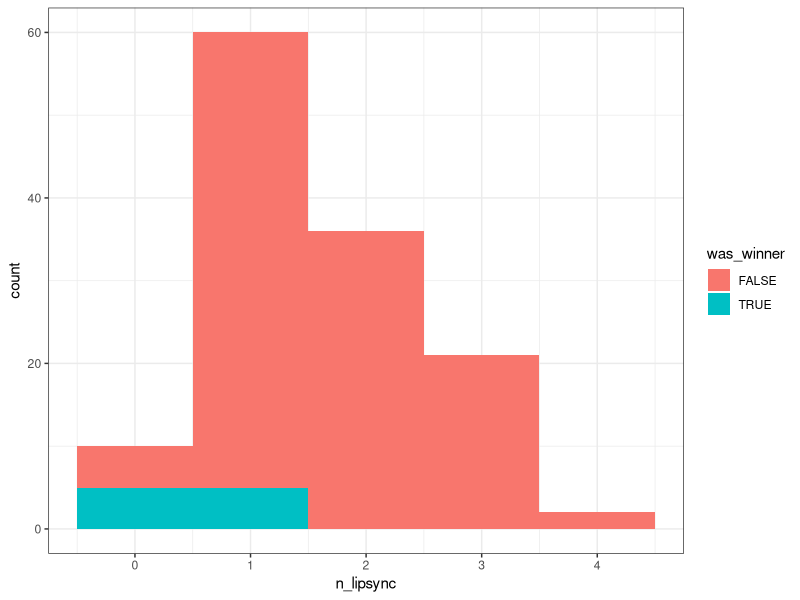
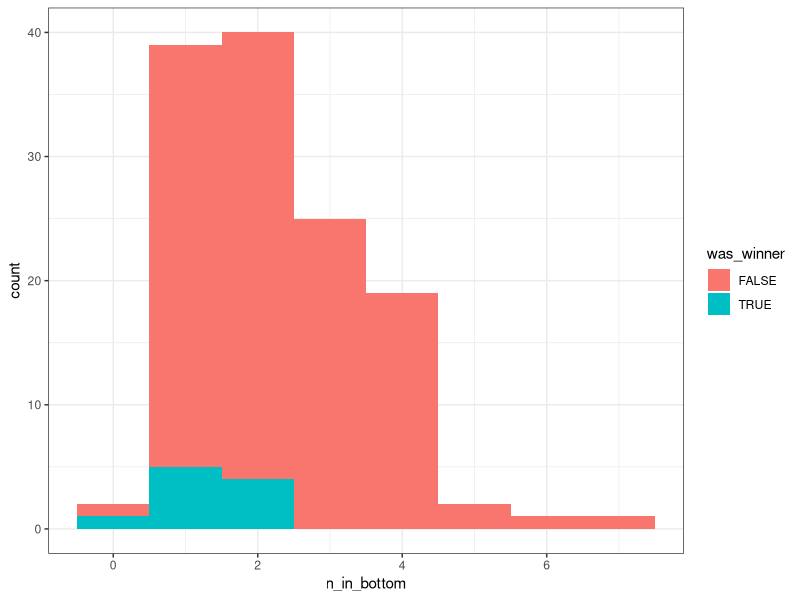
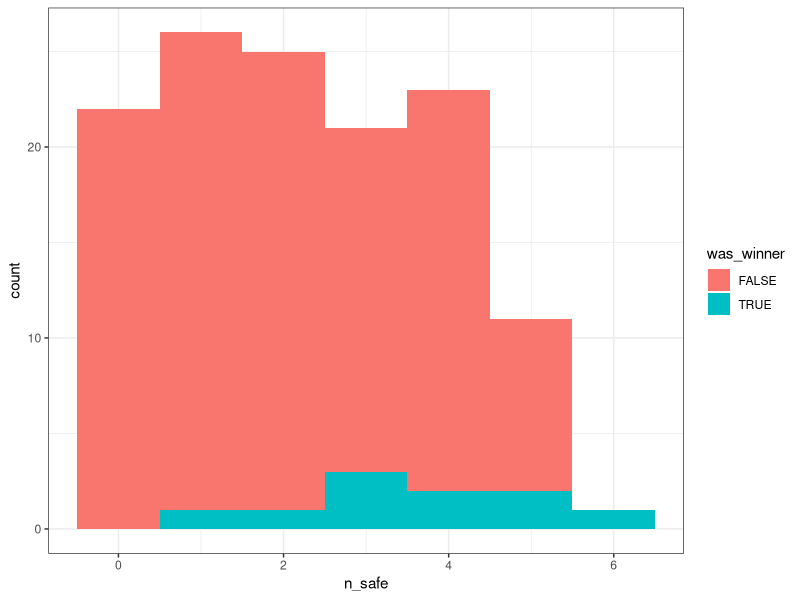
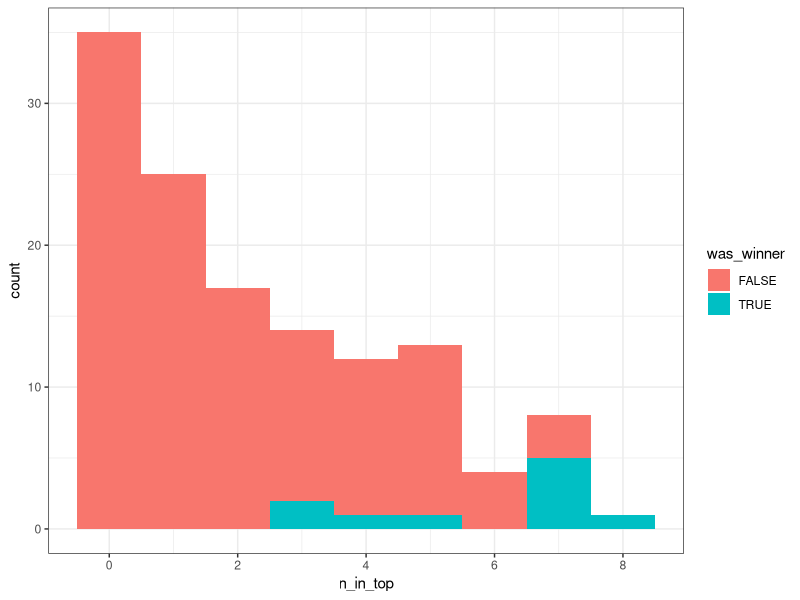
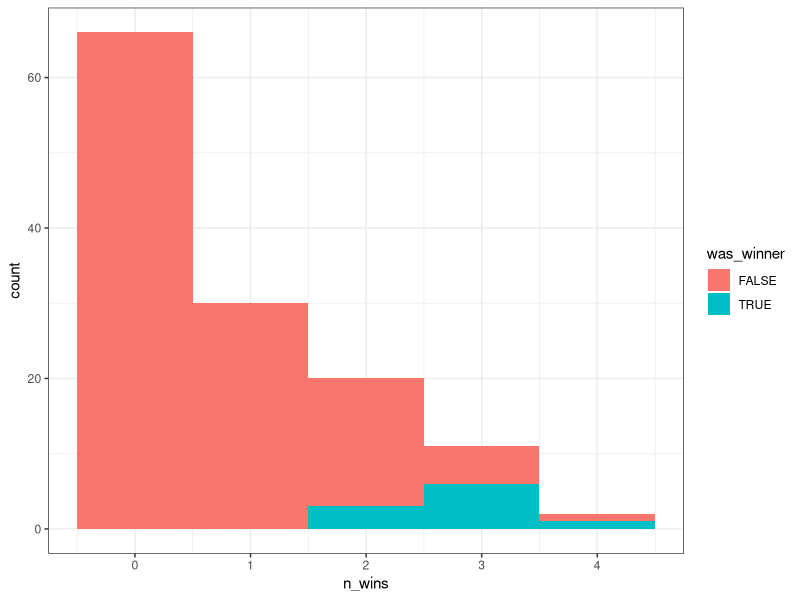
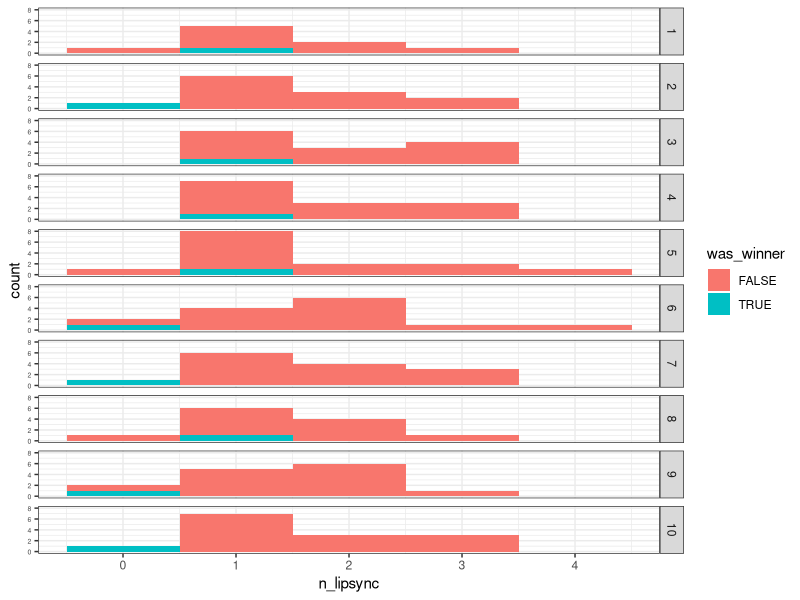
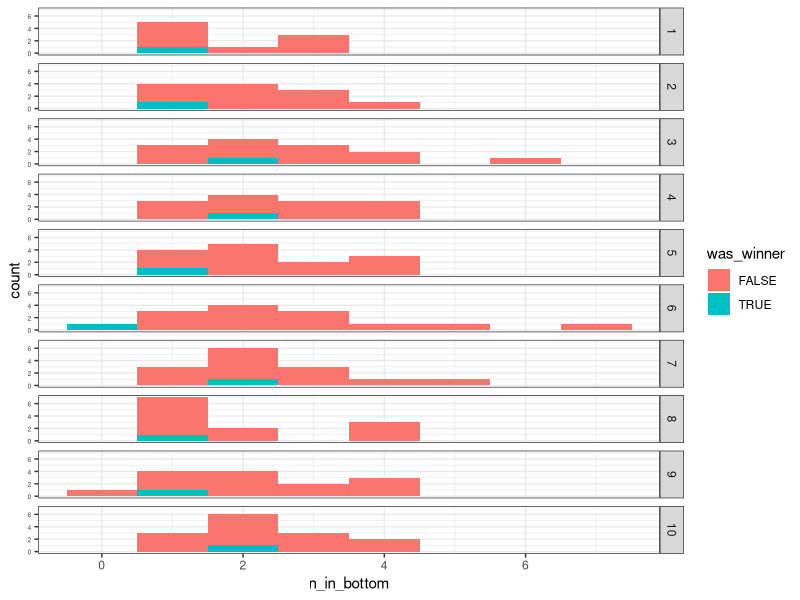
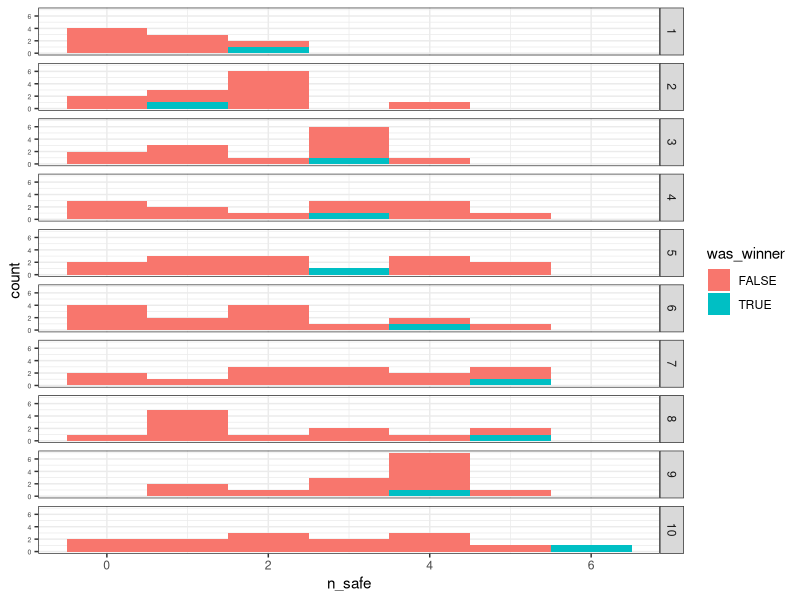

These charts were generated, in order, by the following R code: (Note: this script raises an error after producing the figures.)
## ---- chunk 1
# load libraries
library(here)
library(tidyverse)
library(forcats)
library(ggbeeswarm)

# load data
rpdr <- readr::read_delim(here("data/processed/rpdr_df.txt"), delim = "\t")
## ---- chunk 2
str(rpdr)
## ---- chunk 3
rpdr$season <- forcats::as_factor(as.character(rpdr$season))
## ---- chunk 4
summary(rpdr)
## ---- chunk 5
rpdr$contestant[(rpdr$n_in_top == 8)]
rpdr$contestant[(rpdr$n_in_bottom == 7)]
rpdr$contestant[(rpdr$mini_challenge_wins == 5)]
## ---- chunk 6
ggplot(rpdr, aes(x = n_lipsync, fill = was_winner)) +
  geom_histogram(binwidth = 1) +
  theme_bw()
## ---- chunk 7
ggplot(rpdr, aes(x = n_in_bottom, fill = was_winner)) +
  geom_histogram(binwidth = 1) +
  theme_bw()
## ---- chunk 8
ggplot(rpdr, aes(x = n_safe, fill = was_winner)) +
  geom_histogram(binwidth = 1) +
  theme_bw()
## ---- chunk 9
ggplot(rpdr, aes(x = n_in_top, fill = was_winner)) +
  geom_histogram(binwidth = 1) +
  theme_bw() +
  scale_x_continuous(breaks = c(0, 2, 4, 6, 8))
## ---- chunk 10
ggplot(rpdr, aes(x = n_wins, fill = was_winner)) +
  geom_histogram(binwidth = 1) +
  theme_bw()
## ---- chunk 11
ggplot(rpdr, aes(x = n_lipsync, fill = was_winner)) +
  geom_histogram(binwidth = 1) +
  facet_grid(season~.) +
  theme_bw() +
  theme(axis.text.y = element_text(size = 5))
## ---- chunk 12
ggplot(rpdr, aes(x = n_in_bottom, fill = was_winner)) +
  geom_histogram(binwidth = 1) +
  facet_grid(season~.) +
  theme_bw() +
  theme(axis.text.y = element_text(size = 5))
## ---- chunk 13
ggplot(rpdr, aes(x = n_safe, fill = was_winner)) +
  geom_histogram(binwidth = 1) +
  facet_grid(season~.) +
  theme_bw() +
  theme(axis.text.y = element_text(size = 5))
## ---- chunk 14
ggplot(rpdr, aes(x = n_in_top, fill = was_winner)) +
  geom_histogram(binwidth = 1) +
  facet_grid(season~.) +
  theme_bw() +
  theme(axis.text.y = element_text(size = 5)) + 
  scale_x_continuous(breaks = c(0, 2, 4, 6, 8))
## ---- chunk 15
ggplot(rpdr, aes(x = n_wins, fill = was_winner)) +
  geom_histogram(binwidth = 1) +
  facet_grid(season~.) +
  theme_bw() +
  theme(axis.text.y = element_text(size = 5)) + 
  scale_x_continuous(breaks = c(0, 2, 4, 6, 8))
## ---- chunk 16
rpdr %>% gather(key = "performance", value = "count", n_lipsync:n_wins) %>%
  filter(season == 1) %>%
  ggplot(aes(x = reorder(contestant, n_appearances), y = count, fill = fct_relevel(performance, "n_lipsync", "n_in_bottom", "n_safe", "n_in_top", "n_wins"))) +
  geom_col(alpha = 0.7) + 
  coord_flip() + 
  labs(y = "Count", fill  = "Performance", x = "Contestants", title = "Season 1") +
  theme_bw() + scale_y_continuous(breaks = c(0, 2, 4, 6, 8, 10, 12, 14, 16, 18), expand = c(0,0))
## ---- chunk 17
rpdr %>% gather(key = "performance", value = "count", n_lipsync:n_wins) %>%
  filter(season == 2) %>%
  ggplot(aes(x = reorder(contestant, n_appearances), y = count, fill = fct_relevel(performance, "n_lipsync", "n_in_bottom", "n_safe", "n_in_top", "n_wins"))) +
  geom_col(alpha = 0.7) + 
  coord_flip() + 
  labs(y = "Count", fill  = "Performance", x = "Contestants", title = "Season  2") +
  theme_bw() + scale_y_continuous(breaks = c(0, 2, 4, 6, 8, 10, 12, 14, 16, 18), expand = c(0,0))
## ---- chunk 18
rpdr %>% gather(key = "performance", value = "count", n_lipsync:n_wins) %>%
  filter(season == 3) %>%
  ggplot(aes(x = reorder(contestant, n_appearances), y = count, fill = fct_relevel(performance, "n_lipsync", "n_in_bottom", "n_safe", "n_in_top", "n_wins"))) +
  geom_col(alpha = 0.7) + 
  coord_flip() + 
  labs(y = "Count", fill  = "Performance", x = "Contestants", title = "Season  3") +
  theme_bw() + scale_y_continuous(breaks = c(0, 2, 4, 6, 8, 10, 12, 14, 16, 18), expand = c(0,0))
## ---- chunk 19
rpdr %>% gather(key = "performance", value = "count", n_lipsync:n_wins) %>%
  filter(season == 4) %>%
  ggplot(aes(x = reorder(contestant, n_appearances), y = count, fill = fct_relevel(performance, "n_lipsync", "n_in_bottom", "n_safe", "n_in_top", "n_wins"))) +
  geom_col(alpha = 0.7) + 
  coord_flip() + 
  labs(y = "Count", fill  = "Performance", x = "Contestants", title = "Season 4") +
  theme_bw() + scale_y_continuous(breaks = c(0, 2, 4, 6, 8, 10, 12, 14, 16, 18), expand = c(0,0))
## ---- chunk 20
rpdr %>% gather(key = "performance", value = "count", n_lipsync:n_wins) %>%
  filter(season == 5) %>%
  ggplot(aes(x = reorder(contestant, n_appearances), y = count, fill = fct_relevel(performance, "n_lipsync", "n_in_bottom", "n_safe", "n_in_top", "n_wins"))) +
  geom_col(alpha = 0.7) + 
  coord_flip() + 
  labs(y = "Count", fill  = "Performance", x = "Contestants", title = "Season 5") +
  theme_bw() + scale_y_continuous(breaks = c(0, 2, 4, 6, 8, 10, 12, 14, 16, 18), expand = c(0,0))
## ---- chunk 21
rpdr %>% gather(key = "performance", value = "count", n_lipsync:n_wins) %>%
  filter(season == 6) %>%
  ggplot(aes(x = reorder(contestant, n_appearances), y = count, fill = fct_relevel(performance, "n_lipsync", "n_in_bottom", "n_safe", "n_in_top", "n_wins"))) +
  geom_col(alpha = 0.7) + 
  coord_flip() + 
  labs(y = "Count", fill  = "Performance", x = "Contestants", title = "Season 6") +
  theme_bw() + scale_y_continuous(breaks = c(0, 2, 4, 6, 8, 10, 12, 14, 16, 18), expand = c(0,0))
## ---- chunk 22
rpdr %>% gather(key = "performance", value = "count", n_lipsync:n_wins) %>%
  filter(season == 7) %>%
  ggplot(aes(x = reorder(contestant, n_appearances), y = count, fill = fct_relevel(performance, "n_lipsync", "n_in_bottom", "n_safe", "n_in_top", "n_wins"))) +
  geom_col(alpha = 0.7) + 
  coord_flip() + 
  labs(y = "Count", fill  = "Performance", x = "Contestants", title = "Season 7") +
  theme_bw() + scale_y_continuous(breaks = c(0, 2, 4, 6, 8, 10, 12, 14, 16, 18), expand = c(0,0))
## ---- chunk 23
rpdr %>% gather(key = "performance", value = "count", n_lipsync:n_wins) %>%
  filter(season == 8) %>%
  ggplot(aes(x = reorder(contestant, n_appearances), y = count, fill = fct_relevel(performance, "n_lipsync", "n_in_bottom", "n_safe", "n_in_top", "n_wins"))) +
  geom_col(alpha = 0.7) + 
  coord_flip() + 
  labs(y = "Count", fill  = "Performance", x = "Contestants", title = "Season 8") +
  theme_bw() + scale_y_continuous(breaks = c(0, 2, 4, 6, 8, 10, 12, 14, 16, 18), expand = c(0,0))
## ---- chunk 24
rpdr %>% gather(key = "performance", value = "count", n_lipsync:n_wins) %>%
  filter(season == 9) %>%
  ggplot(aes(x = reorder(contestant, n_appearances), y = count, fill = fct_relevel(performance, "n_lipsync", "n_in_bottom", "n_safe", "n_in_top", "n_wins"))) +
  geom_col(alpha = 0.7) + 
  coord_flip() + 
  labs(y = "Count", fill  = "Performance", x = "Contestants", title = "Season 9") +
  theme_bw() + scale_y_continuous(breaks = c(0, 2, 4, 6, 8, 10, 12, 14, 16, 18), expand = c(0,0))
## ---- chunk 25
rpdr %>% gather(key = "performance", value = "count", n_lipsync:n_wins) %>%
  filter(season == 10) %>%
  ggplot(aes(x = reorder(contestant, n_appearances), y = count, fill = fct_relevel(performance, "n_lipsync", "n_in_bottom", "n_safe", "n_in_top", "n_wins"))) +
  geom_col(alpha = 0.7) + 
  coord_flip() + 
  labs(y = "Count", fill  = "Performance", x = "Contestants", title = "Season 10") +
  theme_bw() + scale_y_continuous(breaks = c(0, 2, 4, 6, 8, 10, 12, 14, 16, 18), expand = c(0,0)) 
## ---- chunk 26
rpdr.2 <- rpdr %>%
  group_by(season) %>%
  mutate(most_wins = ifelse(n_wins == max(n_wins), TRUE, FALSE),
  never_lipsynced = ifelse(n_lipsync == 0, TRUE, FALSE))
## ---- chunk 27
model_nB <-naiveBayes(was_winner ~ most_wins + never_lipsynced, data = rpdr.2)
rpdr.2$prediction <- predict(model_nB, newdata = rpdr.2, type = "raw")

group_by(rpdr.2, season) %>%
  mutate(minval = min(prediction)) %>%
  filter(prediction == minval) %>%
  select(contestant)
## ---- chunk 28
ggplot(rpdr, aes(x = n_lipsync, y = n_in_bottom, color = was_winner)) + 
  geom_point(position = position_jitter(w = 0.3, h = 0.3), alpha = 0.8) + 
  geom_hline(yintercept = 2, linetype = 2) +
  geom_vline(xintercept = 1, linetype = 2) +
  theme_bw()
